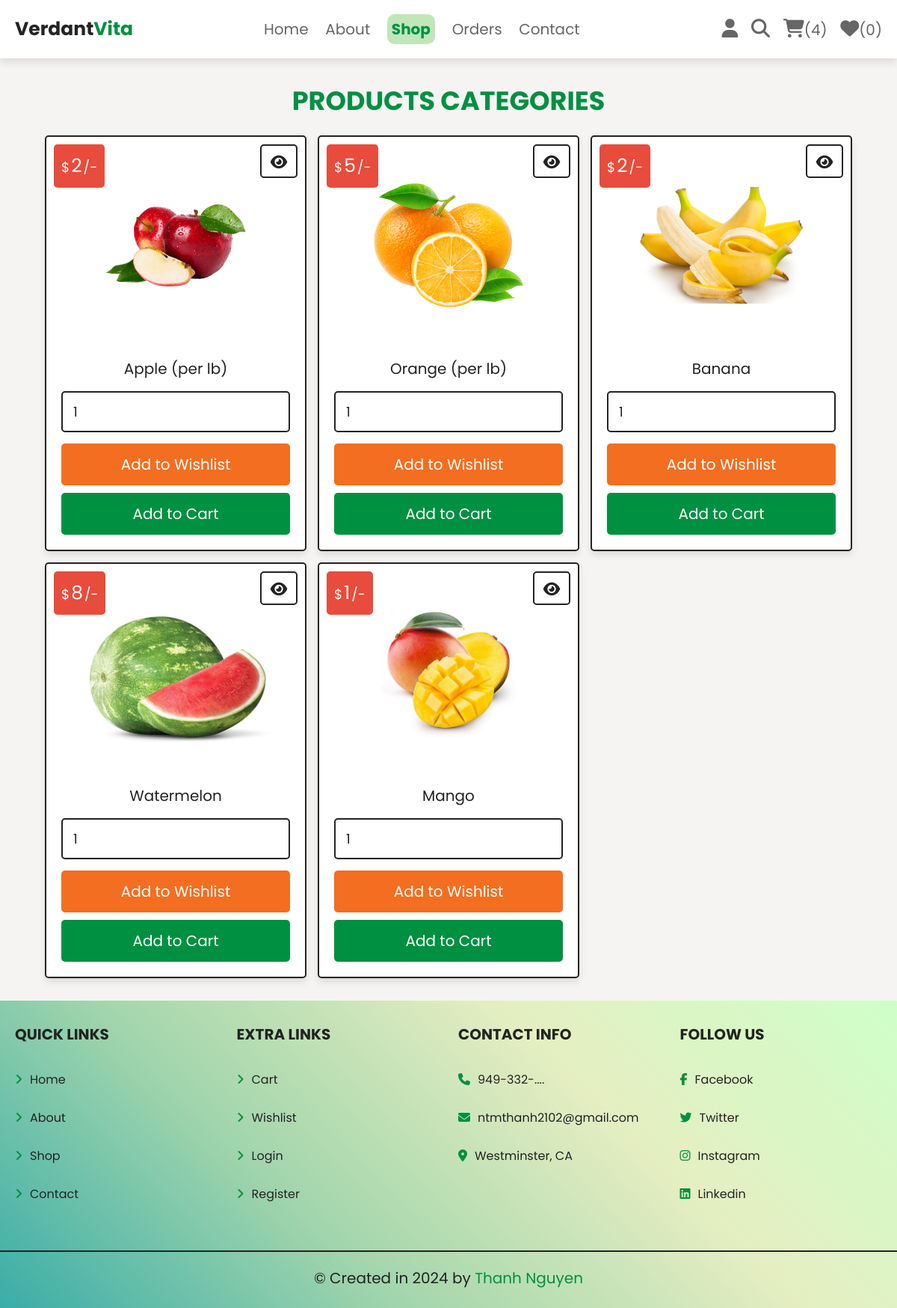
The page /category.php?category=fruit (signed in) on the database its author committed.
### tables this page shows
CREATE TABLE `products` (
  `id` int(100) NOT NULL,
  `name` varchar(100) NOT NULL,
  `category` varchar(20) NOT NULL,
  `details` varchar(500) NOT NULL,
  `price` int(100) NOT NULL,
  `image` varchar(100) NOT NULL
);

### category.php (the view, shortened to what this page needs)
<?php
    @include 'config.php';
?>
<!DOCTYPE html>
<html lang="en">
<head>
    <link rel = "stylesheet" href = "https://cdnjs.cloudflare.com/ajax/libs/font-awesome/6.5.1/css/all.min.css">
    <link rel = "stylesheet" href = "css/style.css">
</head>
<body>
    <?php include 'header.php';?>
    <section class = "products">
        <h1 class = "title">Products Categories</h1>
        <div class = "box-container">
            <?php
                $category_name = $_GET['category'];
                $select_products = $conn->prepare("SELECT * FROM `products` WHERE category = ?");
                $select_products->execute([$category_name]);
                if ($select_products->rowCount() > 0){
                    while ($fetch_products = $select_products->fetch(PDO::FETCH_ASSOC)){
            ?>
            <form action = "" class = "box" method = "POST">
                <div class = "price">$<span><?= $fetch_products['price']; ?></span>/-</div>
                <a href = "view_page.php?pid=<?= $fetch_products['id']; ?>" class = "fas fa-eye"></a>
                <img src = "uploaded_img/<?= $fetch_products['image']; ?>" alt = "">
                <div class = "name"><?= $fetch_products['name']; ?></div>
                <input type = "number" min = "1" value = "1" name = "p_qty" class = "qty">
                <input type = "submit" value = "Add to Wishlist" class = "option-btn" name = "add_to_wishlist">
                <input type = "submit" value = "Add to Cart" class = "btn" name = "add_to_cart">
            </form>
            <?php
                }
                } else {
                    echo '<p class = "empty">No Product Available!</p>';
                }
            ?>
        </div>
    </section>
    <?php include 'footer.php';?>
</body>
</html>

### css/style.css (style rules this page uses)
.products .box-container { display: grid; grid-template-columns: repeat(auto-fit, 35rem); gap: 1.5rem; justify-content: center; align-items: flex-start; }
.products .box-container .box { padding: 2rem; text-align: center; border: var(--border); background-color: var(--white); box-shadow: var(--box-shadow); border-radius: 0.5rem; position: relative; }
.products .box-container .box .price { position: absolute; top: 1rem; left: 1rem; padding: 1rem; border-radius: 0.5rem; background-color: var(--red); font-size: 1.8rem; color: var(--white); }
.products .box-container .box .price span { font-size: 2.5rem; color: var(--white); margin: 0 0.2rem; }
.products .box-container .box .fa-eye { position: absolute; top: 1rem; right: 1rem; border-radius: 0.5rem; height: 4.5rem; line-height: 4.3rem; width: 5rem; border: var(--border); color: var(--black); font-size: 2rem; }
.products .box-container .box img { width: 25rem; height: 25rem; object-fit: contain; margin-bottom: 1rem; }
.products .box-container .box .name { font-size: 2rem; color: var(--black); padding: 1rem 0; }
.products .box-container .box .qty { margin: 0.5rem 0; border-radius: 0.5rem; padding: 1.2rem 1.4rem; font-size: 1.8rem; color: var(--black); border: var(--border); width: 100%; }

### css/components.css (style rules this page uses)
:root { --green: #009042; --light-green: #c0e6ba; --orange: #f36e21; --red: #e74c3c; --black: #232323; --light-color: #666; --grey: #c0c0c0; --white: #fff; --light-bg: #f6f4f2; --border: 0.2rem solid var(--black); --box-shadow: 0 0.5rem 1rem rgba(0, 0, 0, 0.1); --background-gradient: linear-gradient(45deg, #3aada8, #a2d5ac, #e5eec1, #ceffc9); }
* { font-family: "Poppins", sans-serif; margin: 0; padding: 0; box-sizing: border-box; outline: none; border: none; text-decoration: none; color: var(--black); }
body { background-color: var(--light-bg); }
html { font-size: 62.5%; overflow-x: hidden; scroll-behavior: smooth; scroll-padding-top: 6.5rem; }
section { padding: 3rem 2rem; max-width: 1200px; margin: 0 auto; }
.btn, .delete-btn, .option-btn { display: block; width: 100%; margin-top: 1rem; border-radius: 0.5rem; color: var(--white); font-size: 2rem; padding: 1.3rem 3rem; cursor: pointer; text-align: center; }
.btn { background-color: var(--green); }
.option-btn { background-color: var(--orange); }
.title { text-align: center; margin-bottom: 2rem; text-transform: uppercase; color: var(--green); font-size: 3.5rem; }

### rows shown on the page
products: price "2", image (picture), name "Apple (per lb)"
products: price "5", image (picture), name "Orange (per lb)"
products: price "2", image (picture), name "Banana"
products: price "8", image (picture), name "Watermelon"
products: price "1", image (picture), name "Mango"

### other values the page prints
$count_cart_items->rowCount() "4"
$count_wishlist_items->rowCount() "0"
